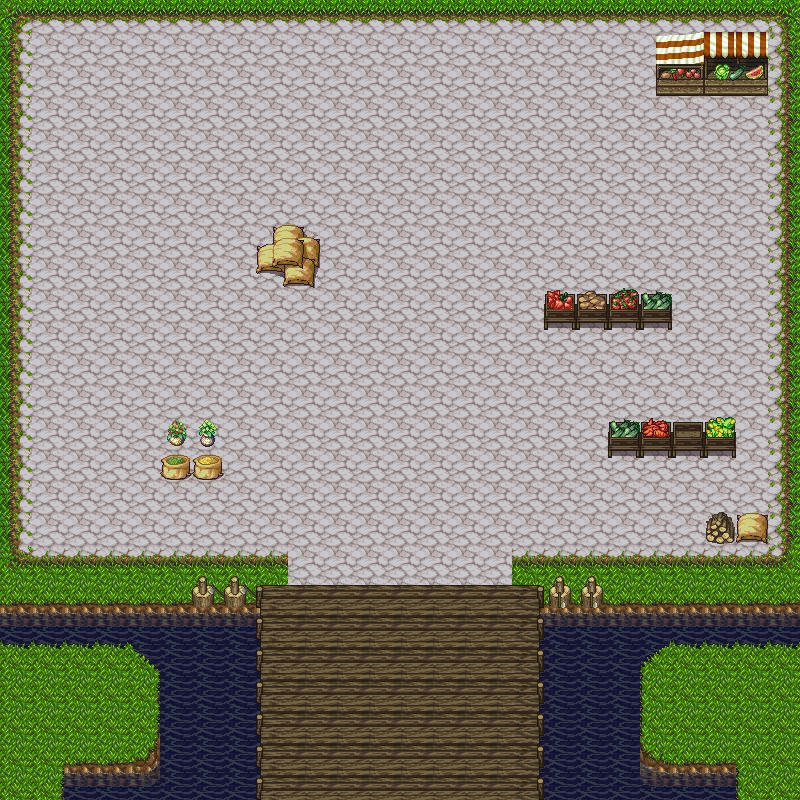

Rendered tile map (Tiled .tmx) drawn with the repository's tilesets; below, a short description and the map source with its tile grids summarised:
An orthogonal 25x25 tile map with 32x32 px tiles, 2 tile layers (suelo, objetos).

<map version="1.0" tiledversion="2017.07.26" orientation="orthogonal" renderorder="right-down" width="25" height="25" tilewidth="32" tileheight="32" nextobjectid="1">
 <tileset name="patron" tilewidth="32" tileheight="32" tilecount="256" columns="16">
 <image source="PathAndObjects.png" width="512" height="512" />
</tileset>
 <layer name="suelo" width="25" height="25">
  <data>[625 cells, 625 non-empty, 22 distinct tile ids]</data>
 </layer>
 <layer name="objetos" width="25" height="25">
  <data>[625 cells, 105 non-empty, 37 distinct tile ids]</data>
 </layer>
</map>
